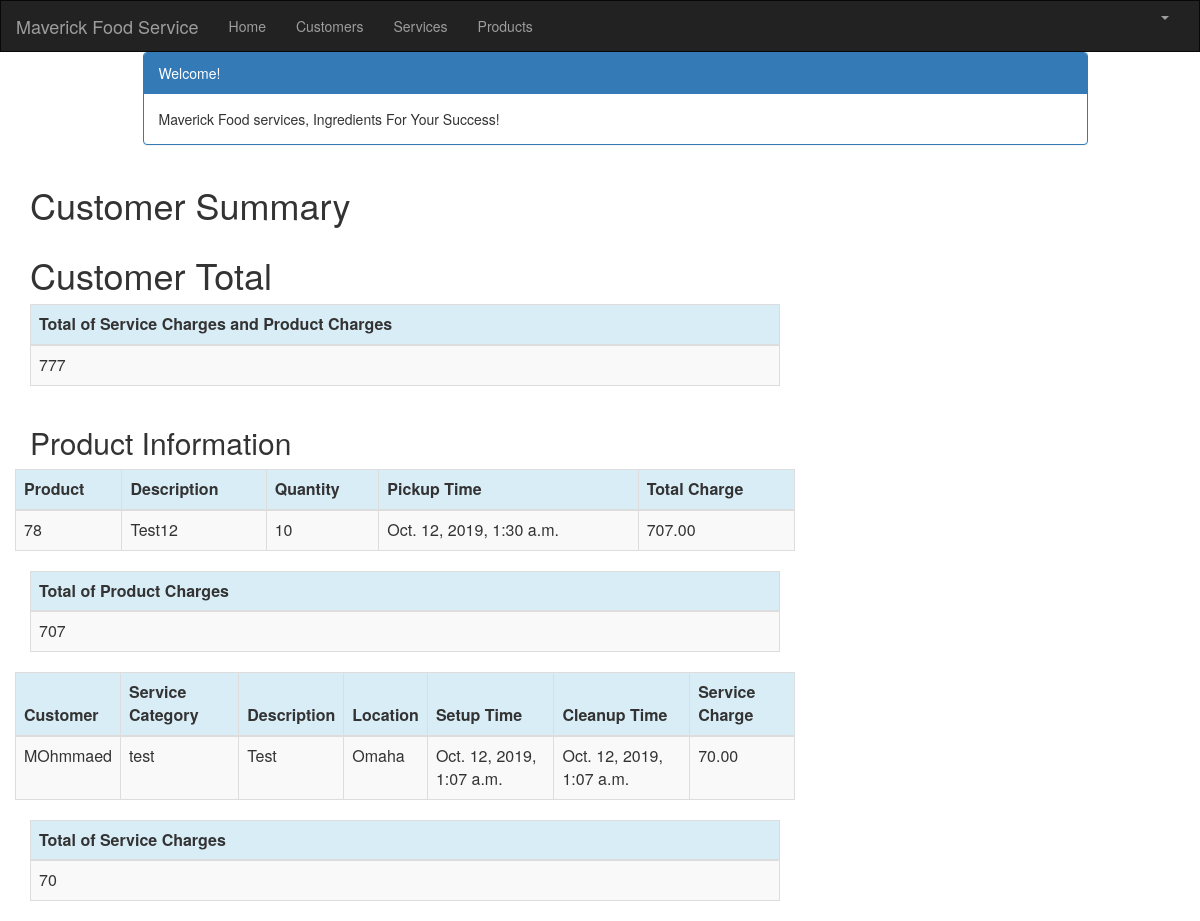
Page /customer/2/summary/ (signed in) on the committed database.
### crm/models.py (models this page shows, shortened)
class Product(models.Model):
    cust_name = models.ForeignKey(Customer, on_delete=models.CASCADE, related_name='products')
    product = models.CharField(max_length=100)
    p_description = models.TextField()
    quantity = models.IntegerField()
    pickup_time = models.DateTimeField(
        default=timezone.now)
    charge = models.DecimalField(max_digits=10, decimal_places=2)
    created_date = models.DateTimeField(
        default=timezone.now)
    updated_date = models.DateTimeField(auto_now_add=True)

class Service(models.Model):
    cust_name = models.ForeignKey(Customer, on_delete=models.CASCADE, related_name='services')
    service_category = models.CharField(max_length=100)
    description = models.TextField()
    location = models.CharField(max_length=200)
    setup_time = models.DateTimeField(
        default=timezone.now)
    cleanup_time = models.DateTimeField(
        default=timezone.now)
    service_charge = models.DecimalField(max_digits=10, decimal_places=2)
    created_date = models.DateTimeField(
        default=timezone.now)
    updated_date = models.DateTimeField(auto_now_add=True)

class Customer(models.Model):
    cust_name = models.CharField(max_length=50)
    organization = models.CharField(max_length=100, blank=True)
    role = models.CharField(max_length=100)
    email = models.EmailField(max_length=100)
    bldgroom = models.CharField(max_length=100)
    address = models.CharField(max_length=200)
    account_number = models.IntegerField(blank=False, null=False)
    city = models.CharField(max_length=50)
    state = models.CharField(max_length=50)
    zipcode = models.CharField(max_length=10)
    phone_number = models.CharField(max_length=50)
    created_date = models.DateTimeField(
        default=timezone.now)
    updated_date = models.DateTimeField(auto_now_add=True)
    def __str__(self):
        return str(self.cust_name)

### crm/views.py (the view)
# urls.py: path('customer/<int:pk>/summary/', views.summary, name='summary'),
@login_required
def summary(request, pk):
    customer = get_object_or_404(Customer, pk=pk)
    customers = Customer.objects.filter(created_date__lte=timezone.now())
    services = Service.objects.filter(cust_name=pk)
    products = Product.objects.filter(cust_name=pk)
    sum_service_charge = Service.objects.filter(cust_name=pk).aggregate(Sum('service_charge'))
    sum_product_charge = Product.objects.filter(cust_name=pk).aggregate(Sum('charge'))
    return render(request, 'crm/summary.html', {'customers': customers,
                                                    'products': products,
                                                    'services': services,
                                                    'sum_service_charge': sum_service_charge,
                                                    'sum_product_charge': sum_product_charge,
                                                })

### crm/templates/crm/summary.html
{% extends 'crm/base.html' %}
{% block content %}
{% load mathfilters %}
{% load humanize %}
<div class="container">
    <div class="row">
        <div class="col-md-10 col-md-offset-1">
            <div class="panel panel-primary">
                <div class="panel-heading">Welcome!</div>
                <div class="panel-body">
                    Maverick Food services, Ingredients For Your Success!
                </div>
            </div>
        </div>
    </div>
</div>
<div class="row">
    <h1 style="padding-left: 15Px">Customer Summary</h1>
</div>
<div class="row">
    <h1 style="padding-left: 15Px">Customer Total</h1>
</div>
  <table class="table table-striped table-bordered table-hover">
        <thead>
            <tr class="bg-info">
                <th> Total of Service Charges and Product Charges</th>
            </tr>
        </thead>
        <tbody>
            <tr>
                <td>{{ sum_product_charge.charge__sum|add:sum_service_charge.service_charge__sum |intcomma }}</td>
            </tr>
        </tbody>
    </table>
    <div class="row">
        <h2 style="padding-left: 15Px">Product Information</h2>
    </div>
    <div class="row">
        <table class="table table-striped table-bordered table-hover">
            <thead>
            <tr class="bg-info">
                <th>Product</th>
                <th>Description</th>
                <th>Quantity</th>
                <th>Pickup Time</th>
                <th>Total Charge</th>
            </tr>
            </thead>
            <tbody>
            {% for product in products %}
                <tr>
                    <td>{{ product.product }}</td>
                    <td>{{ product.p_description }}</td>
                    <td>{{ product.quantity|intcomma }}</td>
                    <td>{{ product.pickup_time }}</td>
                    <td>{{ product.charge|intcomma }}</td>
                </tr>
            {% endfor %}
            </tbody>
        </table>
    </div>
        <table class="table table-striped table-bordered table-hover">
        <thead>
            <tr class="bg-info">
                <th>Total of Product Charges</th>
            </tr>
        </thead>
        <tbody>
            <tr>
                <td>{{ sum_product_charge.charge__sum|intcomma }}</td>
            </tr>
        </tbody>
    </table>
<div class="row">
        <table class="table table-striped table-bordered table-hover">
            <thead>
            <tr class="bg-info">
                <th>Customer</th>
                <th>Service Category</th>
                <th>Description</th>
                <th>Location</th>
                <th>Setup Time</th>
                <th>Cleanup Time</th>
                <th>Service Charge</th>
            </tr>
            </thead>
            <tbody>
           {% for service in services %}
                <tr>
                    <td>{{ service.cust_name }}</td>
                    <td>{{ service.service_category }}</td>
                     <td>{{ service.description }}</td>
                    <td>{{ service.location }}</td>
                    <td>{{ service.setup_time }}</td>
                    <td>{{ service.cleanup_time }}</td>
                    <td>{{ service.service_charge }}</td>
                </tr>
                {% endfor %}
            </tbody>
        </table>
    </div>
        <table class="table table-striped table-bordered table-hover">
        <thead>
            <tr class="bg-info">
                <th>Total of Service Charges</th>
            </tr>
        </thead>
        <tbody>
            <tr>
                <td>{{ sum_service_charge.service_charge__sum|intcomma }}</td>
            </tr>
        </tbody>
    </table>
{% endblock %}

### rows in the picture
Product: product "78", p_description "Test12", quantity "10", pickup_time "Oct. 12, 2019, 1:30 a.m.", charge "707.00"
Service: cust_name "MOhmmaed", service_category "test", description "Test", location "Omaha", setup_time "Oct. 12, 2019, 1:07 a.m.", cleanup_time "Oct. 12, 2019, 1:07 a.m.", service_charge "70.00"

### other values in the picture
{{ sum_product_charge.charge__sum|intcomma }} "707"
{{ sum_service_charge.service_charge__sum|intcomma }} "70"
